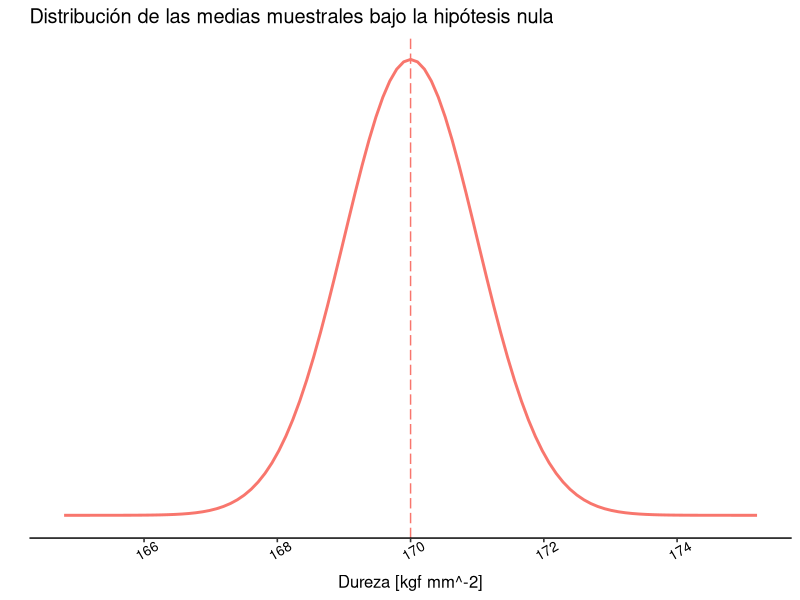
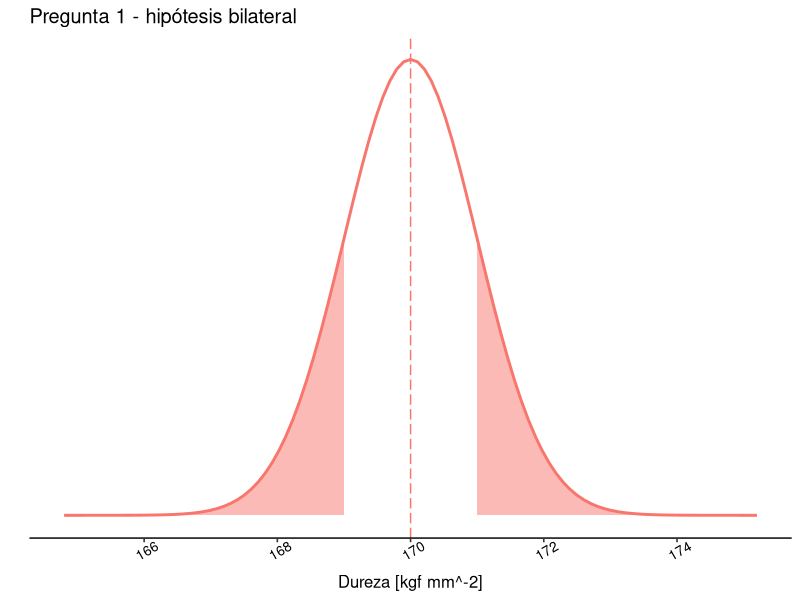
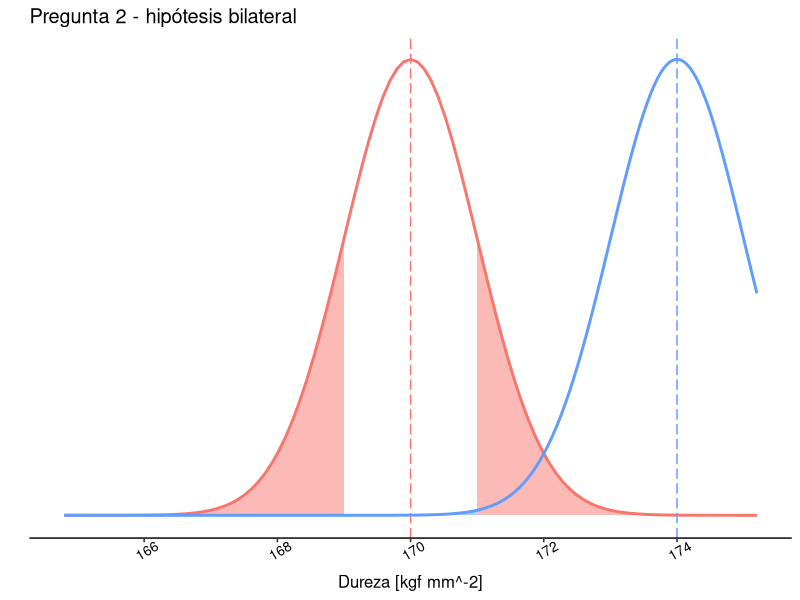
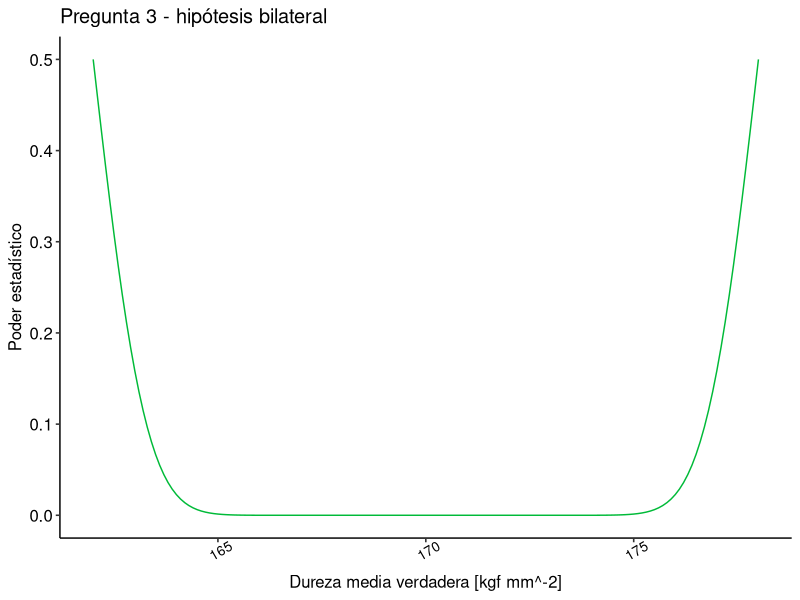
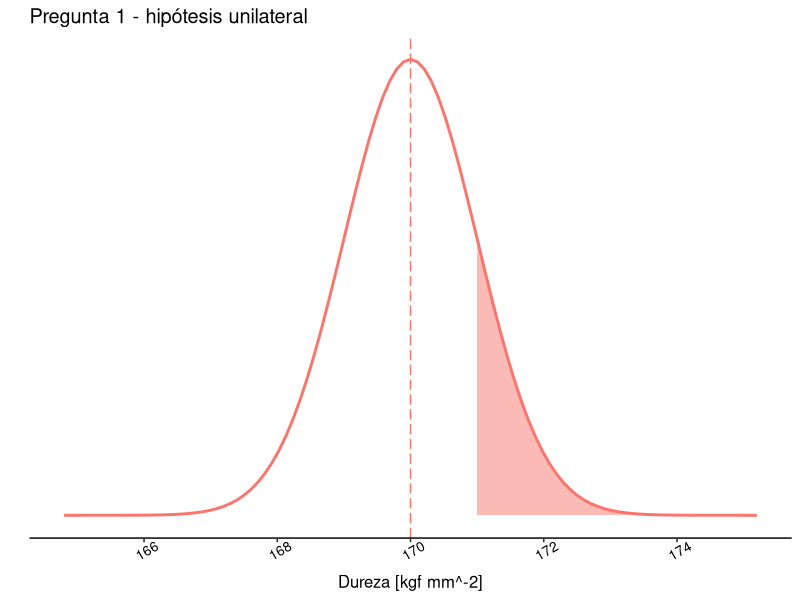
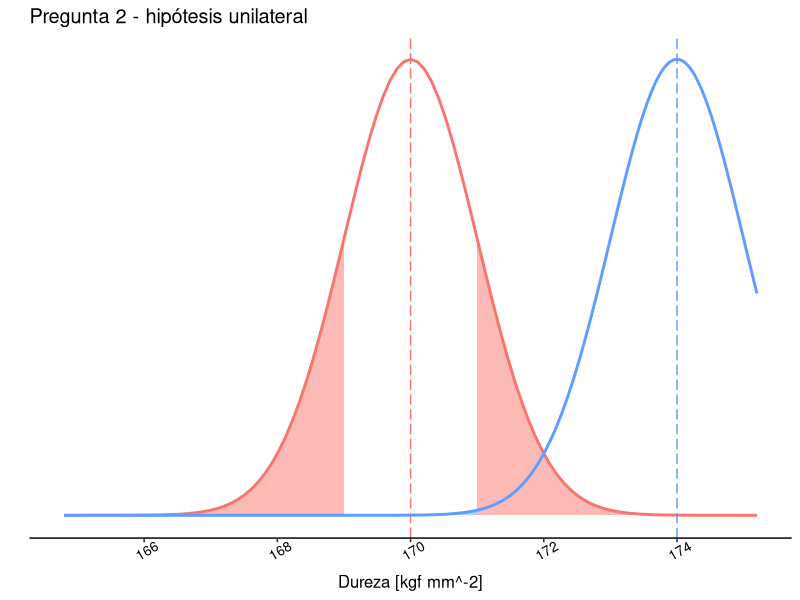
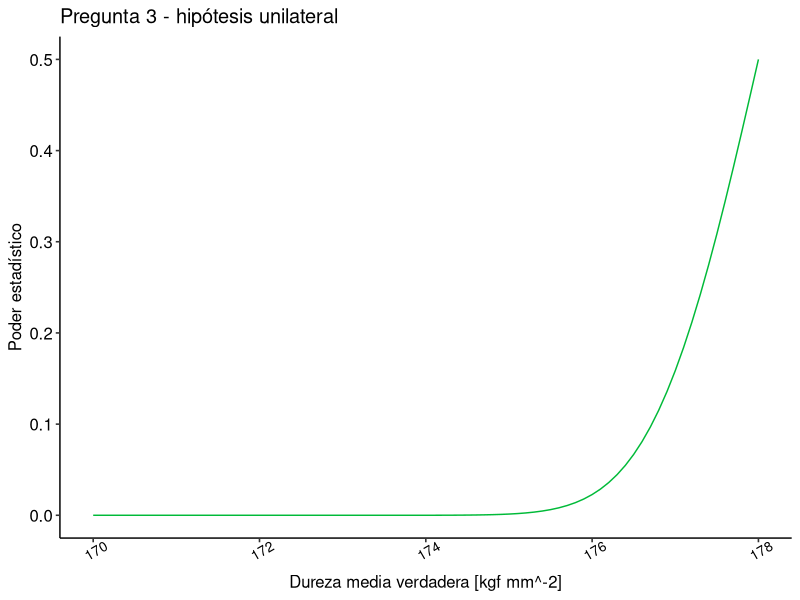

Write R code to recreate these figures, in order.
library(ggpubr)
library(pwr)

# Definir paleta de colores para gráficos.
colores <- hcl(h = (seq(15, 255, length.out = 3)), c = 100, l = 65)

# Definir cantidad de puntos a usar en el eje x.
numero_puntos <- 2080

# Se sabe que el proceso de fabricación de barras de acero para concreto
# reforzado producen barras con medidas de dureza que siguen una distribución
# normal con desviación estándar de 10 kilogramos de fuerza por milímetro
# cuadrado. Usando una muestra aleatoria de tamaño 100, un ingeniero quiere
# averiguar si una línea de producción está generando barras con dureza media
# de 170 [kgf mm^-2].

# Fijar datos conocidos.
mu_0 <- 170
n <- 100
desv_est <- 10

cat("=====================================================================\n")
cat("CASO 1 - HIPÓTESIS BILATERAL\n")
cat("=====================================================================\n\n")

#-------------------------------------------------------------------------------
# Pregunta 1

# Si el ingeniero piensa rechazar la hipótesis nula cuando la muestra presente
# una media menor a 169 [kgf mm^-2] o mayor a 171 [kgf mm^-2], ¿cuál es la
# probabilidad de que cometa un error de tipo 1?
#-------------------------------------------------------------------------------

cat("Pregunta 1\n")
cat("----------\n")

# Del enunciado se desprende que se trata de una prueba t para una muestra, con
# hipotesis bilateral:
# H0: La dureza media de las barras es de 170 [kgf mm^-2] (mu = 170).
# HA: La dureza media de las barras es distinta de 170 [kgf mm^-2] (mu != 170).
cat("Dureza de las barras:\n")
cat("H0: mu = 170 [kgf mm^-2]\n")
cat("HA: mu != 170 [kgf mm^-2]\n")

# La probabilidad de cometer un error tipo I corresponde al nivel de
# significación, que es lo que se solicita.

# El nivel de significación corresponde al área de la región de rechazo de la
# distribución que deberían seguir las medias muestrales bajo la hipótesis nula.
# Se asume que se trata de una prueba t para una muestra, aunque, en este caso, 
# dado que se conoce la desviación estándar, se puede usar también la
# distribución normal.

# Calcular el error estándar.
err_est <- desv_est / sqrt(n)

# Generar una distribución t en torno al valor nulo.
x <- seq(mu_0 - 5.2 * err_est, mu_0 + 5.2 * err_est, length.out = numero_puntos)
y <- dnorm(x, mean = mu_0, sd = err_est)
distr <- data.frame(x, y)

# Graficar la distribución.
# - Comenzar por la cuadrícula.
g1 <- ggplot(data = distr, aes(x))

# - Agregar la distribución normal.
g1 <- g1 + stat_function(fun = dnorm, args = list(mean = mu_0, sd = err_est),
                         colour = colores[1], size = 1)

# - Quitar etiquetas del eje y.
g1 <- g1 + ylab("")

# - Quitar marcas del y.
g1 <- g1 + scale_y_continuous(breaks = NULL)

# - Agregar marcas y etiquetas al eje x.
g1 <- g1 + scale_x_continuous(name = "Dureza [kgf mm^-2]",
                              breaks = seq(164, 176, 2))

# - Dar formato con fondo blanco.
g1 <- g1 + theme_pubr()

# - Rotar etiquetas del eje x.
g1 <- g1 + theme(axis.text.x = element_text(angle = 30, size = 10))

# - Agregar la media bajo la hipótesis nula.
g1 <- g1 + geom_vline(xintercept = mu_0,
                      colour = colores[1], linetype = "longdash")

# - Agregar título.
g1 <- g1 + ggtitle("Distribución de las medias muestrales bajo la hipótesis nula")

print(g1)

# - Marcar las regiones de rechazo definidas por el ingeniero.
inferior <- 169
superior <- 171

g2 <- g1 + geom_area(data = subset(distr, x < inferior), aes(y = y),
                     colour = colores[1], fill = colores[1], alpha = 0.5)

g2 <- g2 + geom_area(data = subset(distr, x > superior), aes(y = y),
                     colour = colores[1], fill = colores[1], alpha = 0.5)

g2 <- g2 + ggtitle("Pregunta 1 - hipótesis bilateral")

print(g2)

# Calcular la probablidad que suman las regiones de rechazo.
alfa_izq <- pnorm(inferior, mean = mu_0, sd = err_est, lower.tail = TRUE)
alfa_der <- pnorm(superior, mean = mu_0, sd = err_est, lower.tail = FALSE)
alfa <- alfa_izq + alfa_der
cat("La probabilidad de cometer un error tipo I es alfa =", alfa, "\n\n")



#-------------------------------------------------------------------------------
# Pregunta 2

# Si la verdadera dureza media de la línea de producción fuera 174 [kgf mm^-2],
# ¿cuál sería la probabilidad de que el ingeniero, que obviamente no conoce este
# dato, cometa un error de tipo 2?
#-------------------------------------------------------------------------------

cat("Pregunta 2\n")
cat("----------\n")

# Construir gráfico de la verdadera distribución y superponerlo al de la
# hipótesis nula.

mu_verdadera <- 174


x1 <- seq(mu_verdadera - 5.2 * err_est, mu_verdadera + 5.2 * err_est,
          length.out = numero_puntos)

y1 <- dnorm(x1, mean = mu_verdadera, sd = err_est)
distr1 <- data.frame(x = x1, y = y1)

g3 <- g2 + stat_function(fun = dnorm, n = numero_puntos,
                         args = list(mean = mu_verdadera, sd = err_est),
                         colour = colores[3], size = 1)

g3 <- g3 + geom_vline(xintercept = mu_verdadera,
                      colour = colores[3], linetype = "longdash")

# El error tipo II significa no rechazar la hipótesis nula  cuando esta es
# falsa: en este caso, no rechazar la idea de que la media de la población es
# 170 [kgf/mm^-2], siendo que en realidad es 174 [kgf/mm^-2]. Este tipo de error
# ocurre si la media muestral cae fuera de las regiones críticas definidas por
# el ingeniero.

# Sombrear área de la curva "verdadera" que cae fuera de la regiónes de rechazo
# de la curva correspondiente a la hipótesis nula.
g3 <- g3 + geom_area(data = subset(distr1,
                                   x >= inferior & x <= superior),
                     aes(y = y), colour = colores[3], fill = colores[3],
                     alpha = 0.5)

g3 <- g3 + ggtitle("Pregunta 2 - hipótesis bilateral")

print(g3)

# Calcular la probablidad de esta región (beta)
beta_superior <- pnorm(superior, mean = mu_verdadera, sd = err_est,
                       lower.tail = TRUE)

beta_inferior <- pnorm(inferior, mean = mu_verdadera, sd = err_est,
                       lower.tail = TRUE)

beta <- beta_superior - beta_inferior
cat("La probabilidad de cometer un error tipo II es beta =", beta, "\n\n")



#-------------------------------------------------------------------------------
# Pregunta 3

# Como no se conoce la verdadera dureza media, genere un gráfico del poder
# estadístico con las condiciones anteriores, pero suponiendo que las verdaderas
# durezas medias podrían variar de 162 a 178 [kgf mm^-2].
#-------------------------------------------------------------------------------

# Aquí se pregunta por el poder estadístico, la probabilidad de detectar que H0
# es falsa, y se pide una curva de poder para diferentes valores de la verdadera
# media.

# Crear una función que calcule el poder a partir del razonamiento hecho en la
# pregunta anterior (considerando además el caso de hipótesis unilaterales).

poder <- function(media, error_estandar, limite_inf = NULL, limite_sup = NULL) {
  poder_inf <- 0
  poder_sup <- 1

  if(!is.null(limite_inf)) {
    poder_inf <- pnorm(limite_inf, mean = media, sd = error_estandar,
                       lower.tail = TRUE)
  }

  if(!is.null(limite_sup)) {
    poder_sup <- pnorm(limite_sup, mean = media, sd = error_estandar,
                       lower.tail = FALSE)
  }

  poder <- poder_inf + poder_sup
  return(poder)
}

# Generar algunos puntos en el rango dado para poder graficar.
x2 <- seq(162, 178, 0.1)

y2 <- sapply(x2, poder, error_estandar = err_est, limite_inf = 162,
             limite_sup = 178)

distr2 <- data.frame(x = x2, y = y2)
g4 <- ggplot(distr2, aes(x, y))
g4 <- g4 + geom_line(colour = colores[2])
g4 <- g4 + ylab("Poder estadístico")
g4 <- g4 + xlab("Dureza media verdadera [kgf mm^-2]")
g4 <- g4 + theme_pubr()
g4 <- g4 + theme(axis.text.x = element_text(angle = 30, size = 10))
g4 <- g4 + ggtitle("Pregunta 3 - hipótesis bilateral")

print(g4)

# En el gráfico se puede ver la curva de poder, la cual se acerca a uno a medida
# que la verdadera media se aleja del valor de la hipótesis nula, mientras que
# disminuye a medida que se aceca a este valor, donde muestra su valor mínimo.
# Dicho valor mínimo corresponde a la probabilidad de rechazar H0 cuando H0 es,
# después de todo, verdadera. Es decir, es la probabilidad de cometer un error
# de tipo I. Así, el valor mínimo corresponde al nivel de significación.



#-------------------------------------------------------------------------------
# Pregunta 4

# ¿Cuántas barras deberían revisarse para conseguir un poder estadístico de 0,95
# y un nivel de significación de 0,05?
#-------------------------------------------------------------------------------

cat("Pregunta 4\n")
cat("----------\n")

# Aquí se pregunta por el tamaño de la muestra para conseguir los
# valores estipulados para los factores de la prueba: alfa = 0,05 y 
# poder = 0,95.

# Calcular tamaño del efecto (d de Cohen).
efecto <- (mu_verdadera - mu_0) / desv_est

# En caso de tratarse de una prueba z, se puede usar la función pwr.norm.test()
# del paquete pwr() para calcular el tamaño de la muestra.
poder_z <- pwr.norm.test(d = efecto, sig.level = 0.05, power = .95,
                          alternative = "two.sided")

cat("Tamaño de la muestra para una prueba z:\n")
print(poder_z)

tamano_z <- ceiling(poder_z[["n"]])
cat("El tamaño de la muestra para una prueba z debe ser n =", tamano_z, "\n\n")

# En caso de tratarse de una prueba t, se puede usar la función pwr.t.test().
poder_t1 <- pwr.t.test(d = efecto, sig.level = 0.05, power = .95,
                       type = "one.sample", alternative = "two.sided")

cat("Tamaño de la muestra para una prueba t, calculado con pwr.t.test():\n")
print(poder_t1)
cat("\n")

tamano_t1 <- ceiling(poder_t1[["n"]])
cat("El tamaño de la muestra para una prueba t debe ser n =", tamano_t1, "\n\n")

# Otra alternativa es usar la función power.t.test(). Esta alternativa considera
# el tamaño del efecto en la escala de la variable.

# Calcular tamaño del efecto (verdadera diferencia).
diferencia <- mu_verdadera - mu_0

poder_t2 <- power.t.test(delta = diferencia, sd = desv_est, sig.level = 0.05,
                         power = .95, type = "one.sample",
                         alternative = "two.sided")

cat("Tamaño de la muestra para una prueba t, calculado con power.t.test():\n")
print(poder_t2)
cat("\n")

tamano_t2 <- ceiling(poder_t2[["n"]])
cat("El tamaño de la muestra para una prueba t debe ser n =", tamano_t2, "\n\n")



#-------------------------------------------------------------------------------
# Pregunta 5

# ¿Y si quisiera ser bien exigente y bajar la probabilidad de cometer un error
# de tipo 1 a un 1% solamente?
#-------------------------------------------------------------------------------

cat("\n\nPregunta 5\n")
cat("----------\n")

# Esta pregunta se responde igual que la anterior, pero cambiando el nivel de
# significación.

# Calcular n para la prueba z.
poder_z <- pwr.norm.test(d = efecto, sig.level = 0.01, power = .95,
                         alternative = "two.sided")

cat("Tamaño de la muestra para una prueba z:\n")
print(poder_z)

tamano <- ceiling(poder_z[["n"]])
cat("El tamaño de la muestra para una prueba Z debe ser n =", tamano, "\n\n")

# Calcular n para la prueba t.
poder_t1 <- pwr.t.test(d = efecto, sig.level = 0.01, power = .95,
                       type = "one.sample", alternative = "two.sided")

cat("Tamaño de la muestra para una prueba t:\n")
print(poder_t1)
cat("\n")

tamano_t1 <- ceiling(poder_t1[["n"]])
cat("El tamaño de la muestra para una prueba t debe ser n =", tamano_t1, "\n\n")



cat("=====================================================================\n")
cat("CASO 2 - HIPÓTESIS UNILATERAL\n")
cat("=====================================================================\n\n")

#-------------------------------------------------------------------------------
# Pregunta 1

# Si el ingeniero está seguro que la verdadera dureza media no puede ser menor a
# los 170 [kgf mm^-2] y piensa rechazar la hipótesis nula cuando la muestra
# presente una media mayor a 173 [kgf mm-2], ¿cuál es la probabilidad de que
# cometa un error de tipo 1?
#-------------------------------------------------------------------------------

cat("Pregunta 1\n")
cat("----------\n")

# Del enunciado se desprende que se trata de una prueba t para una muestra, con
# hipotesis unilateral:
# H0: La dureza media de las barras es de 170 [kgf mm^-2] (mu = 170).
# HA: La dureza media de las barras es distinta de 170 [kgf mm^-2] (mu > 170).
cat("Dureza de las barras:\n")
cat("H0: mu = 170 [kgf mm^-2]\n")
cat("HA: mu > 170 [kgf mm^-2]\n")

# El proceso es similar al del cso bilateral, pero ahora solo se considera la
# cola derecha de la distribución.

# Construir gráfico.
g5 <- g1 + geom_area(data = subset(distr, x > superior), aes(y = y),
                     colour = colores[1], fill = colores[1], alpha = 0.5)

g5 <- g5 + ggtitle("Pregunta 1 - hipótesis unilateral")

print(g5)

# Calcular la probablidad que suman las regiones de rechazo.
alfa <- pnorm(superior, mean = mu_0, sd = err_est, lower.tail = FALSE)
cat("La probabilidad de cometer un error tipo I es alfa =", alfa, "\n\n")



#-------------------------------------------------------------------------------
# Pregunta 2

# Si la verdadera dureza media de la línea de producción fuera 174 [kgf mm^-2],
# ¿cuál sería la probabilidad de que el ingeniero, que obviamente no conoce este
# dato, cometa un error de tipo 2?
#-------------------------------------------------------------------------------

cat("Pregunta 2\n")
cat("----------\n")

# Construir gráfico de la verdadera distribución y superponerlo al de la
# hipótesis nula.

g6 <- g2 + stat_function(fun = dnorm, n = numero_puntos,
                         args = list(mean = mu_verdadera, sd = err_est),
                         colour = colores[3], size = 1)

g6 <- g6 + geom_vline(xintercept = mu_verdadera,
                      colour = colores[3], linetype = "longdash")

# El error tipo II significa no rechazar la hipótesis nula  cuando esta es
# falsa: en este caso, no rechazar la idea de que la media de la población es
# 170 [kgf/mm^-2], siendo que en realidad es 174 [kgf/mm^-2]. Este tipo de error
# ocurre si la media muestral cae fuera de las regiones críticas definidas por
# el ingeniero.

# Sombrear área de la curva "verdadera" que cae fuera de la regiónes de rechazo
# de la curva correspondiente a la hipótesis nula.
g6 <- g6 + geom_area(data = subset(distr1, x <= superior), aes(y = y),
                     colour = colores[3], fill = colores[3],
                     alpha = 0.5)

g6 <- g6 + ggtitle("Pregunta 2 - hipótesis unilateral")

print(g6)

# Calcular la probablidad de esta región (beta).
beta <- pnorm(superior, mean = mu_verdadera, sd = err_est, lower.tail = TRUE)
cat("La probabilidad de cometer un error tipo II es beta =", beta, "\n\n")



#-------------------------------------------------------------------------------
# Pregunta 3

# Como no se conoce la verdadera dureza media, genere un gráfico del poder
# estadístico con las condiciones anteriores, pero suponiendo que las verdaderas
# durezas medias podrían variar de 170 a 178 [kgf mm^-2].
#-------------------------------------------------------------------------------

# Generar algunos puntos en el rango dado para poder graficar.
x2 <- seq(170, 178, 0.1)

# En este caso, no se considera el límite inferior por tratarse de una
# hipótesis del tipo "mayor que".
y2 <- sapply(x2, poder, error_estandar = err_est, limite_inf = NULL,
             limite_sup = 178)

distr2 <- data.frame(x = x2, y = y2)
g7 <- ggplot(distr2, aes(x, y))
g7 <- g7 + geom_line(colour = colores[2])
g7 <- g7 + ylab("Poder estadístico")
g7 <- g7 + xlab("Dureza media verdadera [kgf mm^-2]")
g7 <- g7 + theme_pubr()
g7 <- g7 + theme(axis.text.x = element_text(angle = 30, size = 10))
g7 <- g7 + ggtitle("Pregunta 3 - hipótesis unilateral")

print(g7)



#-------------------------------------------------------------------------------
# Pregunta 4

# ¿Cuántas barras deberían revisarse para conseguir un poder estadístico de 0,95
# y un nivel de significación de 0,05?
#-------------------------------------------------------------------------------

cat("Pregunta 4\n")
cat("----------\n")

# Para la prueba z.
poder_z <- pwr.norm.test(d = efecto, sig.level = 0.05, power = .95,
                         alternative = "greater")

cat("Tamaño de la muestra para una prueba z:\n")
print(poder_z)
cat("\n")

tamano_z <- ceiling(poder_z[["n"]])
cat("El tamaño de la muestra para una prueba z debe ser n =", tamano_z, "\n")

# Para la prueba t con pwr.t.test().
poder_t1 <- pwr.t.test(d = efecto, sig.level = 0.05, power = .95,
                       type = "one.sample", alternative = "greater")

cat("Tamaño de la muestra para una prueba t, calculado con pwr.t.test():\n")
print(poder_t1)
cat("\n")

tamano_t1 <- ceiling(poder_t1[["n"]])
cat("El tamaño de la muestra para una prueba t debe ser n =", tamano_t1, "\n\n")

# Para la prueba t con power.t.test().
poder_t2 <- power.t.test(delta = diferencia, sd = desv_est, sig.level = 0.05,
                         power = .95, type = "one.sample",
                         alternative = "one.sided")

cat("Tamaño de la muestra para una prueba t, calculado con power.t.test():\n")
print(poder_t2)
cat("\n")

tamano_t2 <- ceiling(poder_t2[["n"]])
cat("El tamaño de la muestra para una prueba t debe ser n =", tamano_t2, "\n\n")



#-------------------------------------------------------------------------------
# Pregunta 5

# ¿Y si quisiera ser bien exigente y bajar la probabilidad de cometer un error
# de tipo 1 a un 1% solamente?
#-------------------------------------------------------------------------------

cat("\n\nPregunta 5\n")
cat("----------\n")

# Esta pregunta se responde igual que la anterior, pero cambiando el nivel de
# significación.

# Calcular n para la prueba z.
poder_z <- pwr.norm.test(d = efecto, sig.level = 0.01, power = .95,
                         alternative = "greater")

cat("Tamaño de la muestra para una prueba z:\n")
print(poder_z)
cat("\n")

tamano <- ceiling(poder_z[["n"]])
cat("El tamaño de la muestra para una prueba Z debe ser n =", tamano, "\n")

# Calcular n para la prueba t.
poder_t1 <- pwr.t.test(d = efecto, sig.level = 0.01, power = .95,
                       type = "one.sample", alternative = "greater")

cat("Tamaño de la muestra para una prueba t:\n")
print(poder_t1)
cat("\n")

tamano_t1 <- ceiling(poder_t1[["n"]])
cat("El tamaño de la muestra para una prueba t debe ser n =", tamano_t1, "\n\n")
